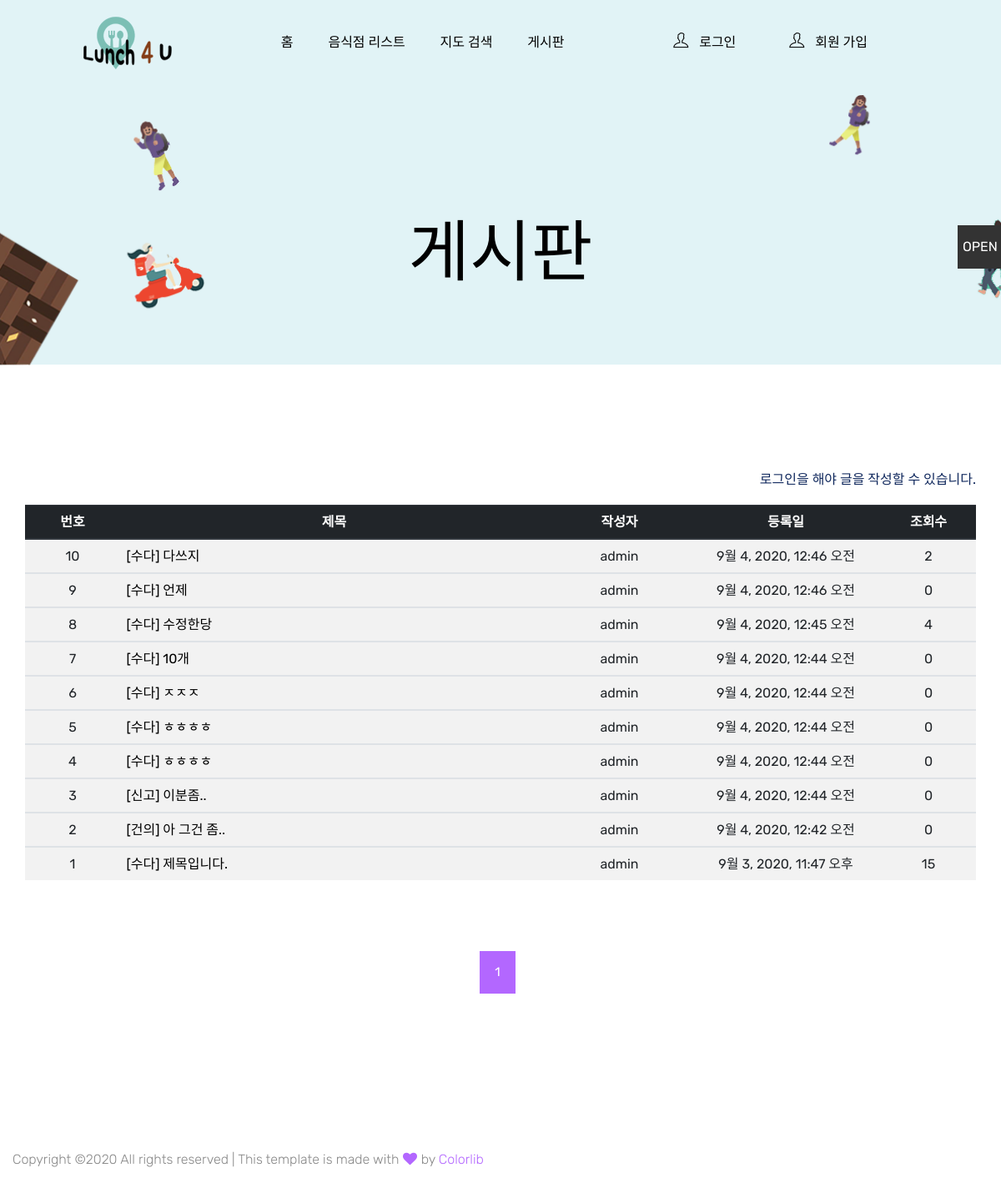
Page /projectapp/bbs/ on the committed database.
### projectapp/models.py (models this page shows, shortened)
class Bbs(models.Model):
    bbs_writer = models.CharField(max_length=20, verbose_name="작성자")
    bbs_title = models.TextField(verbose_name="글 제목")
    bbs_content = models.TextField(verbose_name="글 내용")
    bbs_date = models.DateTimeField(auto_now_add=True, verbose_name="작성일")
    bbs_cnt = models.IntegerField(verbose_name="조회수")
    bbs_type = models.CharField(max_length=10, null=True, verbose_name="게시글종류")

### projectapp/views.py (the view)
# urls.py: path('bbs/', views.bbslistview, name="bbs"),
def bbslistview(request):
    page = request.GET.get('page', 1)  # 템플릿에서 받은 페이지가 있으면 그 페이지를 page변수에 넣음
    bbslist = Bbs.objects.all().order_by('-bbs_date')
    paginator = Paginator(bbslist, 10)  # 페이지당 4개씩 보여주도록 설정
    rlistpage = paginator.get_page(page)  # page변수에 해당하는 글들을 rlistpage에 담음
    page_numbers_range = 5  # 페이지 범위를 1~5 6~10 처럼 하기위해 5로 설정
    max_index = paginator.num_pages
    current_page = int(page) if page else 1
    start_index = int((current_page - 1) / page_numbers_range) * page_numbers_range
    end_index = start_index + page_numbers_range
    if end_index >= max_index:
        end_index = max_index
    paginator_range = paginator.page_range[start_index:end_index]
    context = {
        "bbslist": rlistpage,
        "paginator_range": paginator_range,
    }
    if 'user' in request.session:
        userid = request.session.get('user')
        context['userid'] = userid
    return render(request, 'bbs.html', context)

### projectapp/templates/bbs.html (shortened to what this page needs)
{% extends 'base.html' %}
{% block content %}
{% load static %}
    <div class="slider-area hero-bg2">
        <div class="single-slider slider-height2 d-flex align-items-center">
            <div class="container">
                <div class="row justify-content-center">
                    <div class="col-xl-10 col-lg-10">
                        <div class="hero__caption hero__caption2 pt-200">
                            <h1 style="font-family: 'Cute Font', cursive; color:black; font-size:80px;">게시판</h1>
                        </div>
                    </div>
                </div>
            </div>
        </div>
    </div>
  <div class="listing-area pt-120 pb-120">
    <div class="container">
                    <div class="col-lg-12">
                        <div class="count mb-35">
                            {% if userid %}
                            <a href="{% url 'bbswrite' %}" class="genric-btn danger" style="float:right; margin-bottom:10px;">글쓰기</a>
                            {% else %}
                            <p style="float:right; color:rede">로그인을 해야 글을 작성할 수 있습니다.</p>
                            {% endif %}
                            <table class="table table-striped table-hover">
                                <thead class="thead-dark">
                                <tr class="table-info">
                                    <th style="text-align:center" width="10%">번호</th>
                                    <th style="text-align:center" width="45%">제목</th>
                                    <th style="text-align:center" width="15%">작성자</th>
                                    <th style="text-align:center" width="20%">등록일</th>
                                    <th style="text-align:center" width="10%">조회수</th>
                                </tr>
                                </thead>
                            {% for bbsdata in bbslist %}
                                <tbody>
                                    <tr>
                                        <td style="text-align:center" width="10%">{{ bbsdata.id }}</td>
                                        <td width="45%"><a href="{% url 'bbsdetail' %}?pk={{ bbsdata.id }}" style="color:black">[{{bbsdata.bbs_type}}] {{ bbsdata.bbs_title }}</a></td>
                                        <td style="text-align:center" width="15%">{{ bbsdata.bbs_writer }}</td>
                                        <td style="text-align:center" width="20%">{{ bbsdata.bbs_date }}</td>
                                        <td style="text-align:center" width="10%">{{ bbsdata.bbs_cnt }}</td>
                                    </tr>
                                </tbody>
                            {% endfor %}
                            </table>
                        </div>
                    </div>
                <div class="pagination-area text-center">
                    <div class="container">
                        <div class="row">
                            <div class="col-xl-12">
                                <div class="single-wrap d-flex justify-content-center">
                                    <nav aria-label="Page navigation example">
                                        <ul class="pagination justify-content-start " id="myDIV">
                                            {% for page in paginator_range %}
                                            {% if bbslist.number == page %}
                                            <li class="page-item active"><a class="page-link" href="#">{{ page }}</a></li>
                                            {% else %}
                                            <li class="page-item"><a class="page-link" href="?page={{ page }}">{{ page }}</a></li>
                                            {% endif %}
                                            {% endfor %}
                                        </ul>
                                    </nav>
                                </div>
                            </div>
                        </div>
                    </div>
                </div>
        </div>
    </div>
    </main>
{% endblock %}

### rows in the picture
Bbs: id "10", bbs_type "수다", bbs_title "다쓰지", bbs_writer "admin", bbs_date "9월 4, 2020, 12:46 오전", bbs_cnt "2"
Bbs: id "9", bbs_type "수다", bbs_title "언제", bbs_writer "admin", bbs_date "9월 4, 2020, 12:46 오전", bbs_cnt "0"
Bbs: id "8", bbs_type "수다", bbs_title "수정한당", bbs_writer "admin", bbs_date "9월 4, 2020, 12:45 오전", bbs_cnt "4"
Bbs: id "7", bbs_type "수다", bbs_title "10개", bbs_writer "admin", bbs_date "9월 4, 2020, 12:44 오전", bbs_cnt "0"
Bbs: id "6", bbs_type "수다", bbs_title "ㅈㅈㅈ", bbs_writer "admin", bbs_date "9월 4, 2020, 12:44 오전", bbs_cnt "0"
Bbs: id "5", bbs_type "수다", bbs_title "ㅎㅎㅎㅎ", bbs_writer "admin", bbs_date "9월 4, 2020, 12:44 오전", bbs_cnt "0"
Bbs: id "4", bbs_type "수다", bbs_title "ㅎㅎㅎㅎ", bbs_writer "admin", bbs_date "9월 4, 2020, 12:44 오전", bbs_cnt "0"
Bbs: id "3", bbs_type "신고", bbs_title "이분좀..", bbs_writer "admin", bbs_date "9월 4, 2020, 12:44 오전", bbs_cnt "0"
Bbs: id "2", bbs_type "건의", bbs_title "아 그건 좀..", bbs_writer "admin", bbs_date "9월 4, 2020, 12:42 오전", bbs_cnt "0"
Bbs: id "1", bbs_type "수다", bbs_title "제목입니다.", bbs_writer "admin", bbs_date "9월 3, 2020, 11:47 오후", bbs_cnt "15"

### other values in the picture
{{ page }} "1"
